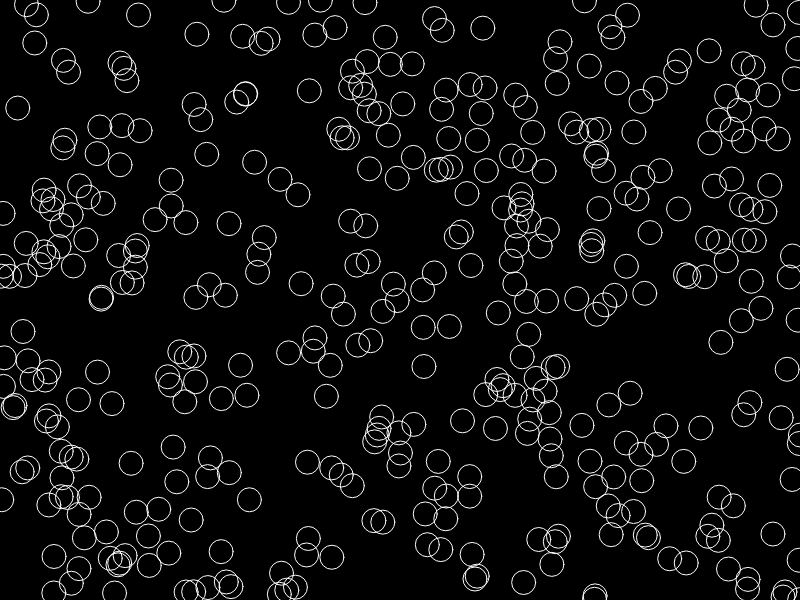
Frame 1 (no input)
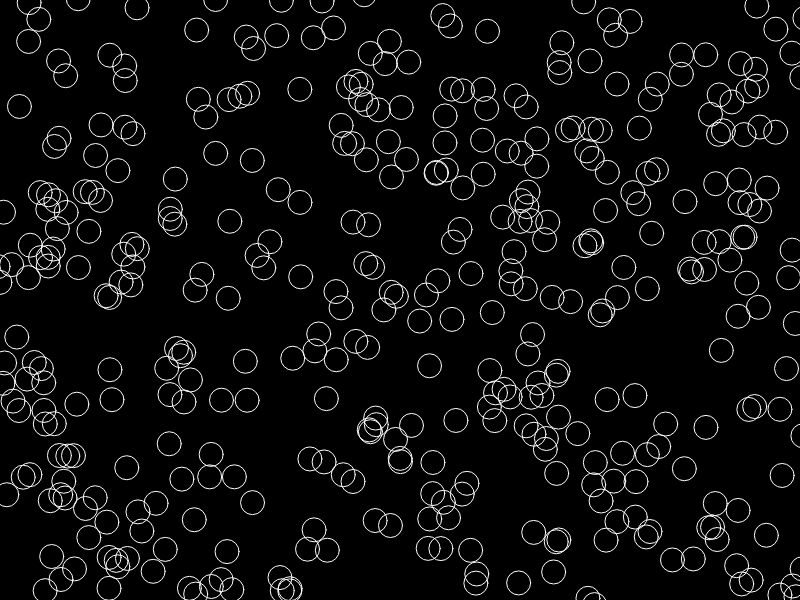
Frame 60 (no input)
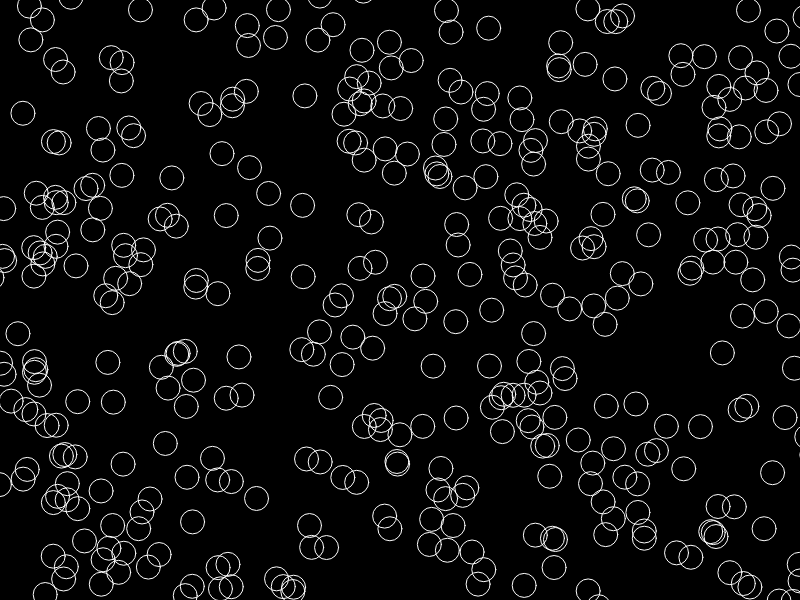
Frame 120 (the mouse pressed at the canvas centre since frame 60)

The p5.js sketch that drew these frames (run headless with seeded random() and noise() and a simulated clock; from frame 60 on, the mouse is pressed at the canvas centre):

// p5.js sketch
// ── sketch.js
var bubbles = [];

function setup() {
  createCanvas(displayWidth, displayHeight);
  for (var i = 0; i < 400; i++) {
    bubbles[i]= {
      x: random(0, width),
      y: random(0, height),
      display: function() {
        stroke(255);
        noFill();
        ellipse(this.x, this.y, 24, 24);
      },
      move: function() {
        this.x = this.x + random(-1, 1);
        this.y = this.y + random(-1, 1);
      }
    }  
  }
}

function draw() {
  background(0);
  for (var i = 0; i < bubbles.length; i++) {
    bubbles[i].move();
    bubbles[i].display();
  }
}
